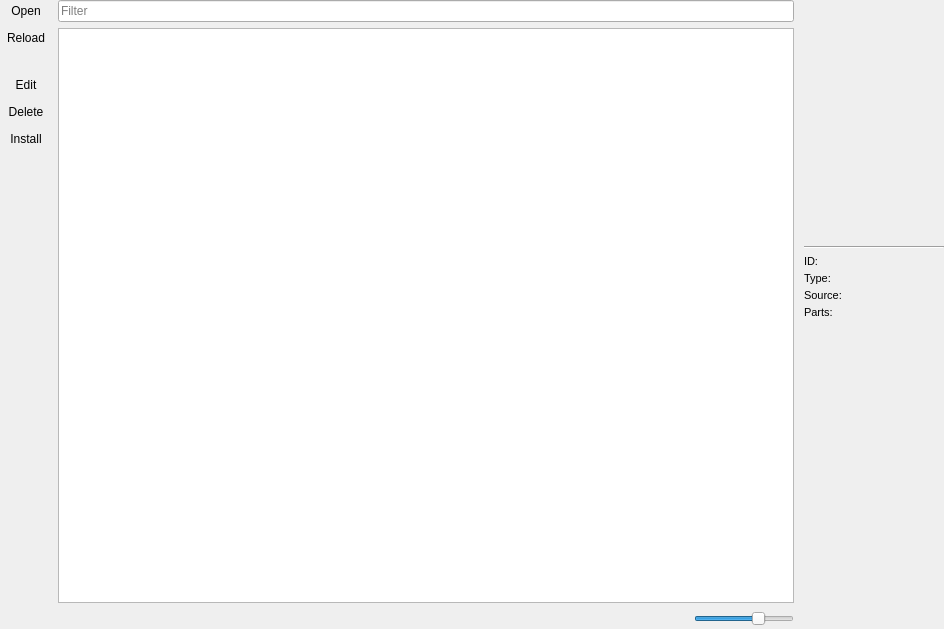
<?xml version="1.0" encoding="UTF-8"?>
<ui version="4.0">
 <class>GameCollectionWidget</class>
 <widget class="QWidget" name="GameCollectionWidget">
  <property name="geometry">
   <rect>
    <x>0</x>
    <y>0</y>
    <width>944</width>
    <height>629</height>
   </rect>
  </property>
  <property name="windowTitle">
   <string>Form</string>
  </property>
  <layout class="QHBoxLayout" name="horizontalLayout_2">
   <property name="leftMargin">
    <number>0</number>
   </property>
   <property name="topMargin">
    <number>0</number>
   </property>
   <property name="rightMargin">
    <number>0</number>
   </property>
   <property name="bottomMargin">
    <number>0</number>
   </property>
   <item>
    <widget class="QWidget" name="mp_toolbar" native="true">
     <property name="sizePolicy">
      <sizepolicy hsizetype="Fixed" vsizetype="Preferred">
       <horstretch>0</horstretch>
       <verstretch>0</verstretch>
      </sizepolicy>
     </property>
     <layout class="QVBoxLayout" name="verticalLayout_2">
      <property name="leftMargin">
       <number>0</number>
      </property>
      <property name="topMargin">
       <number>0</number>
      </property>
      <property name="rightMargin">
       <number>0</number>
      </property>
      <property name="bottomMargin">
       <number>0</number>
      </property>
      <item>
       <widget class="QToolButton" name="mp_btn_open">
        <property name="sizePolicy">
         <sizepolicy hsizetype="Expanding" vsizetype="Fixed">
          <horstretch>0</horstretch>
          <verstretch>0</verstretch>
         </sizepolicy>
        </property>
        <property name="text">
         <string>Open</string>
        </property>
        <property name="icon">
         <iconset theme="document-open">
          <normalon>:/icons/document-open</normalon>
         </iconset>
        </property>
        <property name="iconSize">
         <size>
          <width>32</width>
          <height>32</height>
         </size>
        </property>
        <property name="shortcut">
         <string>Ctrl+O</string>
        </property>
        <property name="toolButtonStyle">
         <enum>Qt::ToolButtonTextUnderIcon</enum>
        </property>
        <property name="autoRaise">
         <bool>true</bool>
        </property>
       </widget>
      </item>
      <item>
       <widget class="QToolButton" name="mp_btn_reload">
        <property name="sizePolicy">
         <sizepolicy hsizetype="Expanding" vsizetype="Fixed">
          <horstretch>0</horstretch>
          <verstretch>0</verstretch>
         </sizepolicy>
        </property>
        <property name="text">
         <string>Reload</string>
        </property>
        <property name="icon">
         <iconset theme="view-refresh">
          <normalon>:/icons/view-refresh</normalon>
         </iconset>
        </property>
        <property name="iconSize">
         <size>
          <width>32</width>
          <height>32</height>
         </size>
        </property>
        <property name="toolButtonStyle">
         <enum>Qt::ToolButtonTextUnderIcon</enum>
        </property>
        <property name="autoRaise">
         <bool>true</bool>
        </property>
       </widget>
      </item>
      <item>
       <spacer name="mp_spacer_3">
        <property name="orientation">
         <enum>Qt::Vertical</enum>
        </property>
        <property name="sizeType">
         <enum>QSizePolicy::Fixed</enum>
        </property>
        <property name="sizeHint" stdset="0">
         <size>
          <width>20</width>
          <height>20</height>
         </size>
        </property>
       </spacer>
      </item>
      <item>
       <widget class="QToolButton" name="mp_btn_edit">
        <property name="sizePolicy">
         <sizepolicy hsizetype="Expanding" vsizetype="Fixed">
          <horstretch>0</horstretch>
          <verstretch>0</verstretch>
         </sizepolicy>
        </property>
        <property name="text">
         <string>Edit</string>
        </property>
        <property name="icon">
         <iconset theme="document-edit">
          <normalon>:/icons/document-edit</normalon>
         </iconset>
        </property>
        <property name="iconSize">
         <size>
          <width>32</width>
          <height>32</height>
         </size>
        </property>
        <property name="toolButtonStyle">
         <enum>Qt::ToolButtonTextUnderIcon</enum>
        </property>
        <property name="autoRaise">
         <bool>true</bool>
        </property>
       </widget>
      </item>
      <item>
       <widget class="QToolButton" name="mp_btn_delete">
        <property name="sizePolicy">
         <sizepolicy hsizetype="Expanding" vsizetype="Fixed">
          <horstretch>0</horstretch>
          <verstretch>0</verstretch>
         </sizepolicy>
        </property>
        <property name="text">
         <string>Delete</string>
        </property>
        <property name="icon">
         <iconset theme="list-remove">
          <normalon>:/icons/list-remove</normalon>
         </iconset>
        </property>
        <property name="iconSize">
         <size>
          <width>32</width>
          <height>32</height>
         </size>
        </property>
        <property name="toolButtonStyle">
         <enum>Qt::ToolButtonTextUnderIcon</enum>
        </property>
        <property name="autoRaise">
         <bool>true</bool>
        </property>
       </widget>
      </item>
      <item>
       <widget class="QToolButton" name="mp_btn_install">
        <property name="sizePolicy">
         <sizepolicy hsizetype="Expanding" vsizetype="Preferred">
          <horstretch>0</horstretch>
          <verstretch>0</verstretch>
         </sizepolicy>
        </property>
        <property name="text">
         <string>Install</string>
        </property>
        <property name="icon">
         <iconset theme="list-add">
          <normalon>:/icons/list-add</normalon>
         </iconset>
        </property>
        <property name="iconSize">
         <size>
          <width>32</width>
          <height>32</height>
         </size>
        </property>
        <property name="toolButtonStyle">
         <enum>Qt::ToolButtonTextUnderIcon</enum>
        </property>
        <property name="autoRaise">
         <bool>true</bool>
        </property>
       </widget>
      </item>
      <item>
       <spacer name="mp_spacer_2">
        <property name="orientation">
         <enum>Qt::Vertical</enum>
        </property>
        <property name="sizeHint" stdset="0">
         <size>
          <width>20</width>
          <height>40</height>
         </size>
        </property>
       </spacer>
      </item>
     </layout>
    </widget>
   </item>
   <item>
    <layout class="QVBoxLayout" name="mp_layout">
     <property name="rightMargin">
      <number>4</number>
     </property>
     <item>
      <widget class="QLineEdit" name="mp_edit_filter">
       <property name="placeholderText">
        <string>Filter</string>
       </property>
       <property name="clearButtonEnabled">
        <bool>true</bool>
       </property>
      </widget>
     </item>
     <item>
      <widget class="QTreeView" name="mp_tree_games">
       <property name="styleSheet">
        <string notr="true">::item {
	padding: 2px 0;
}</string>
       </property>
       <property name="alternatingRowColors">
        <bool>true</bool>
       </property>
       <property name="verticalScrollMode">
        <enum>QAbstractItemView::ScrollPerPixel</enum>
       </property>
       <property name="rootIsDecorated">
        <bool>false</bool>
       </property>
       <property name="itemsExpandable">
        <bool>false</bool>
       </property>
       <property name="sortingEnabled">
        <bool>true</bool>
       </property>
       <property name="headerHidden">
        <bool>true</bool>
       </property>
       <property name="expandsOnDoubleClick">
        <bool>false</bool>
       </property>
      </widget>
     </item>
     <item>
      <layout class="QHBoxLayout" name="mp_layout_2">
       <item>
        <widget class="QLabel" name="mp_label_directory">
         <property name="text">
          <string notr="true"/>
         </property>
        </widget>
       </item>
       <item>
        <spacer name="mp_spacer">
         <property name="orientation">
          <enum>Qt::Horizontal</enum>
         </property>
         <property name="sizeHint" stdset="0">
          <size>
           <width>40</width>
           <height>20</height>
          </size>
         </property>
        </spacer>
       </item>
       <item>
        <widget class="QSlider" name="mp_slider_icons_size">
         <property name="sizePolicy">
          <sizepolicy hsizetype="Fixed" vsizetype="Fixed">
           <horstretch>0</horstretch>
           <verstretch>0</verstretch>
          </sizepolicy>
         </property>
         <property name="minimumSize">
          <size>
           <width>100</width>
           <height>0</height>
          </size>
         </property>
         <property name="toolTip">
          <string>Icons Size</string>
         </property>
         <property name="minimum">
          <number>1</number>
         </property>
         <property name="maximum">
          <number>4</number>
         </property>
         <property name="singleStep">
          <number>1</number>
         </property>
         <property name="pageStep">
          <number>1</number>
         </property>
         <property name="value">
          <number>3</number>
         </property>
         <property name="orientation">
          <enum>Qt::Horizontal</enum>
         </property>
        </widget>
       </item>
      </layout>
     </item>
    </layout>
   </item>
   <item>
    <widget class="QWidget" name="mp_widget_details_holder" native="true">
     <property name="sizePolicy">
      <sizepolicy hsizetype="Fixed" vsizetype="Preferred">
       <horstretch>0</horstretch>
       <verstretch>0</verstretch>
      </sizepolicy>
     </property>
     <property name="minimumSize">
      <size>
       <width>140</width>
       <height>0</height>
      </size>
     </property>
     <property name="maximumSize">
      <size>
       <width>140</width>
       <height>16777215</height>
      </size>
     </property>
     <layout class="QVBoxLayout" name="verticalLayout">
      <property name="leftMargin">
       <number>0</number>
      </property>
      <property name="topMargin">
       <number>0</number>
      </property>
      <property name="rightMargin">
       <number>0</number>
      </property>
      <property name="bottomMargin">
       <number>0</number>
      </property>
      <item>
       <widget class="QWidget" name="mp_widget_details" native="true">
        <property name="sizePolicy">
         <sizepolicy hsizetype="Fixed" vsizetype="Preferred">
          <horstretch>0</horstretch>
          <verstretch>0</verstretch>
         </sizepolicy>
        </property>
        <property name="minimumSize">
         <size>
          <width>140</width>
          <height>0</height>
         </size>
        </property>
        <property name="maximumSize">
         <size>
          <width>140</width>
          <height>16777215</height>
         </size>
        </property>
        <layout class="QVBoxLayout" name="verticalLayout_3">
         <property name="leftMargin">
          <number>0</number>
         </property>
         <property name="topMargin">
          <number>0</number>
         </property>
         <property name="rightMargin">
          <number>0</number>
         </property>
         <property name="bottomMargin">
          <number>0</number>
         </property>
         <item>
          <widget class="QLabel" name="mp_label_cover">
           <property name="sizePolicy">
            <sizepolicy hsizetype="Fixed" vsizetype="Fixed">
             <horstretch>0</horstretch>
             <verstretch>0</verstretch>
            </sizepolicy>
           </property>
           <property name="minimumSize">
            <size>
             <width>140</width>
             <height>200</height>
            </size>
           </property>
           <property name="maximumSize">
            <size>
             <width>140</width>
             <height>200</height>
            </size>
           </property>
           <property name="text">
            <string notr="true"/>
           </property>
           <property name="alignment">
            <set>Qt::AlignCenter</set>
           </property>
          </widget>
         </item>
         <item>
          <spacer name="mp_verticalSpacer_2">
           <property name="orientation">
            <enum>Qt::Vertical</enum>
           </property>
           <property name="sizeType">
            <enum>QSizePolicy::Fixed</enum>
           </property>
           <property name="sizeHint" stdset="0">
            <size>
             <width>20</width>
             <height>20</height>
            </size>
           </property>
          </spacer>
         </item>
         <item>
          <widget class="QLabel" name="mp_label_title">
           <property name="font">
            <font>
             <weight>75</weight>
             <bold>true</bold>
            </font>
           </property>
           <property name="text">
            <string notr="true"/>
           </property>
           <property name="alignment">
            <set>Qt::AlignCenter</set>
           </property>
           <property name="wordWrap">
            <bool>true</bool>
           </property>
          </widget>
         </item>
         <item>
          <widget class="Line" name="mp_line">
           <property name="orientation">
            <enum>Qt::Horizontal</enum>
           </property>
          </widget>
         </item>
         <item>
          <widget class="QWidget" name="mp_widget_stats" native="true">
           <property name="font">
            <font>
             <pointsize>8</pointsize>
            </font>
           </property>
           <layout class="QFormLayout" name="formLayout">
            <property name="verticalSpacing">
             <number>4</number>
            </property>
            <property name="leftMargin">
             <number>0</number>
            </property>
            <property name="topMargin">
             <number>0</number>
            </property>
            <property name="rightMargin">
             <number>0</number>
            </property>
            <property name="bottomMargin">
             <number>0</number>
            </property>
            <item row="0" column="0">
             <widget class="QLabel" name="mp_label_2">
              <property name="text">
               <string>ID:</string>
              </property>
              <property name="textInteractionFlags">
               <set>Qt::NoTextInteraction</set>
              </property>
             </widget>
            </item>
            <item row="0" column="1">
             <widget class="QLabel" name="mp_label_id">
              <property name="text">
               <string notr="true"/>
              </property>
              <property name="textInteractionFlags">
               <set>Qt::TextSelectableByMouse</set>
              </property>
             </widget>
            </item>
            <item row="1" column="0">
             <widget class="QLabel" name="mp_label_4">
              <property name="text">
               <string>Type:</string>
              </property>
              <property name="textInteractionFlags">
               <set>Qt::NoTextInteraction</set>
              </property>
             </widget>
            </item>
            <item row="1" column="1">
             <widget class="QLabel" name="mp_label_type">
              <property name="text">
               <string notr="true"/>
              </property>
              <property name="textInteractionFlags">
               <set>Qt::TextSelectableByMouse</set>
              </property>
             </widget>
            </item>
            <item row="2" column="0">
             <widget class="QLabel" name="mp_label_6">
              <property name="text">
               <string>Source:</string>
              </property>
              <property name="textInteractionFlags">
               <set>Qt::NoTextInteraction</set>
              </property>
             </widget>
            </item>
            <item row="2" column="1">
             <widget class="QLabel" name="mp_label_source">
              <property name="text">
               <string notr="true"/>
              </property>
              <property name="textInteractionFlags">
               <set>Qt::TextSelectableByMouse</set>
              </property>
             </widget>
            </item>
            <item row="3" column="0">
             <widget class="QLabel" name="mp_label_8">
              <property name="text">
               <string>Parts:</string>
              </property>
              <property name="textInteractionFlags">
               <set>Qt::NoTextInteraction</set>
              </property>
             </widget>
            </item>
            <item row="3" column="1">
             <widget class="QLabel" name="mp_label_parts">
              <property name="text">
               <string notr="true"/>
              </property>
              <property name="textInteractionFlags">
               <set>Qt::TextSelectableByMouse</set>
              </property>
             </widget>
            </item>
           </layout>
          </widget>
         </item>
         <item>
          <spacer name="mp_verticalSpacer">
           <property name="orientation">
            <enum>Qt::Vertical</enum>
           </property>
           <property name="sizeHint" stdset="0">
            <size>
             <width>20</width>
             <height>294</height>
            </size>
           </property>
          </spacer>
         </item>
        </layout>
       </widget>
      </item>
     </layout>
    </widget>
   </item>
  </layout>
 </widget>
 <tabstops>
  <tabstop>mp_edit_filter</tabstop>
  <tabstop>mp_tree_games</tabstop>
  <tabstop>mp_btn_open</tabstop>
  <tabstop>mp_btn_reload</tabstop>
  <tabstop>mp_btn_edit</tabstop>
  <tabstop>mp_btn_delete</tabstop>
  <tabstop>mp_btn_install</tabstop>
  <tabstop>mp_slider_icons_size</tabstop>
 </tabstops>
 <resources/>
 <connections>
  <connection>
   <sender>mp_slider_icons_size</sender>
   <signal>valueChanged(int)</signal>
   <receiver>GameCollectionWidget</receiver>
   <slot>changeIconsSize()</slot>
   <hints>
    <hint type="sourcelabel">
     <x>821</x>
     <y>616</y>
    </hint>
    <hint type="destinationlabel">
     <x>461</x>
     <y>314</y>
    </hint>
   </hints>
  </connection>
  <connection>
   <sender>mp_tree_games</sender>
   <signal>doubleClicked(QModelIndex)</signal>
   <receiver>GameCollectionWidget</receiver>
   <slot>showGameDetails()</slot>
   <hints>
    <hint type="sourcelabel">
     <x>429</x>
     <y>451</y>
    </hint>
    <hint type="destinationlabel">
     <x>461</x>
     <y>314</y>
    </hint>
   </hints>
  </connection>
  <connection>
   <sender>mp_btn_open</sender>
   <signal>clicked()</signal>
   <receiver>GameCollectionWidget</receiver>
   <slot>load()</slot>
   <hints>
    <hint type="sourcelabel">
     <x>29</x>
     <y>28</y>
    </hint>
    <hint type="destinationlabel">
     <x>471</x>
     <y>314</y>
    </hint>
   </hints>
  </connection>
  <connection>
   <sender>mp_btn_reload</sender>
   <signal>clicked()</signal>
   <receiver>GameCollectionWidget</receiver>
   <slot>reload()</slot>
   <hints>
    <hint type="sourcelabel">
     <x>29</x>
     <y>92</y>
    </hint>
    <hint type="destinationlabel">
     <x>471</x>
     <y>314</y>
    </hint>
   </hints>
  </connection>
  <connection>
   <sender>mp_btn_edit</sender>
   <signal>clicked()</signal>
   <receiver>GameCollectionWidget</receiver>
   <slot>showGameDetails()</slot>
   <hints>
    <hint type="sourcelabel">
     <x>29</x>
     <y>182</y>
    </hint>
    <hint type="destinationlabel">
     <x>471</x>
     <y>314</y>
    </hint>
   </hints>
  </connection>
 </connections>
 <slots>
  <slot>changeIconsSize()</slot>
  <slot>showGamePreview()</slot>
  <slot>showGameDetails()</slot>
  <slot>load()</slot>
  <slot>reload()</slot>
 </slots>
</ui>
